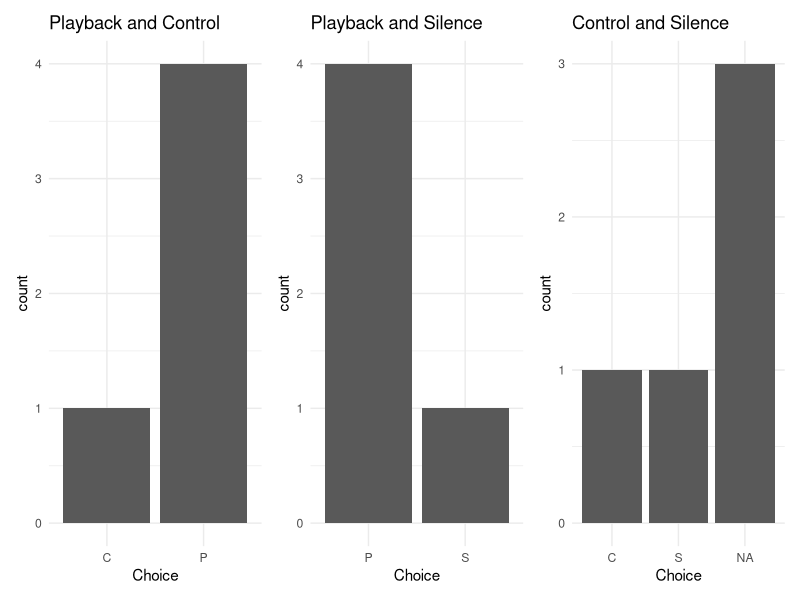
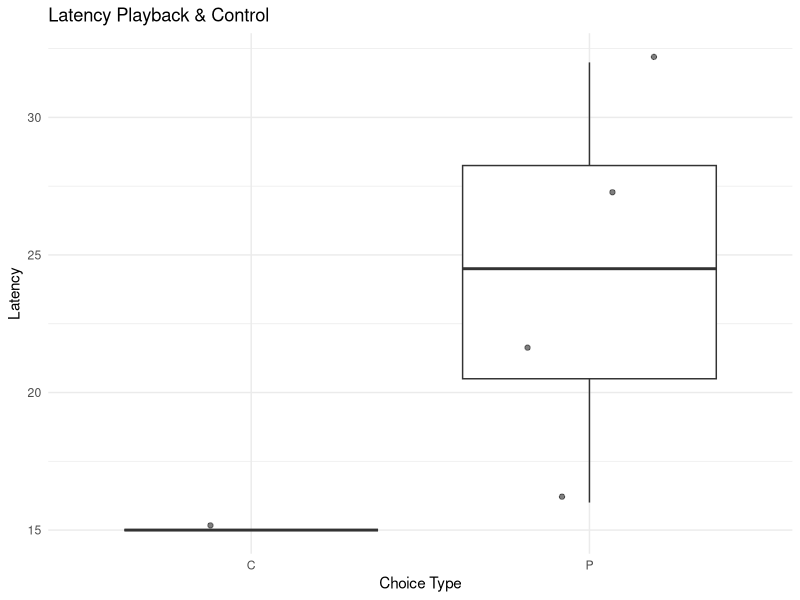
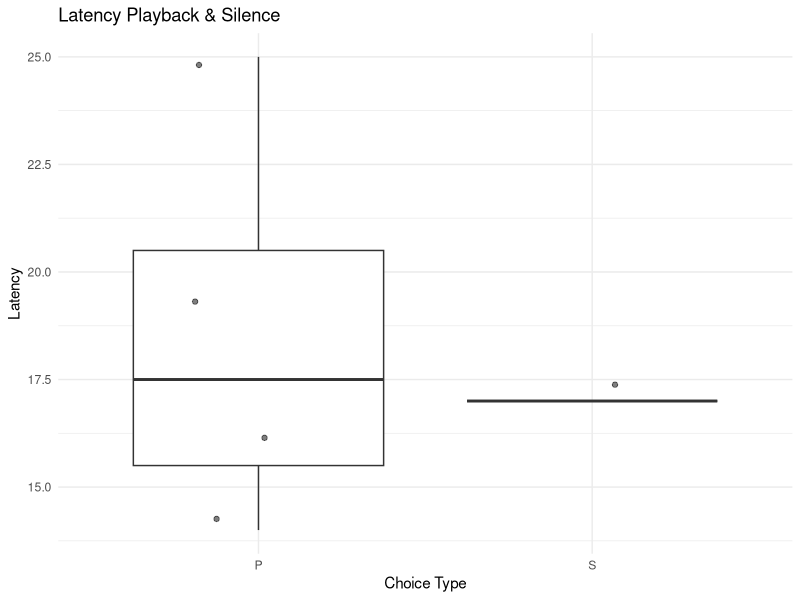
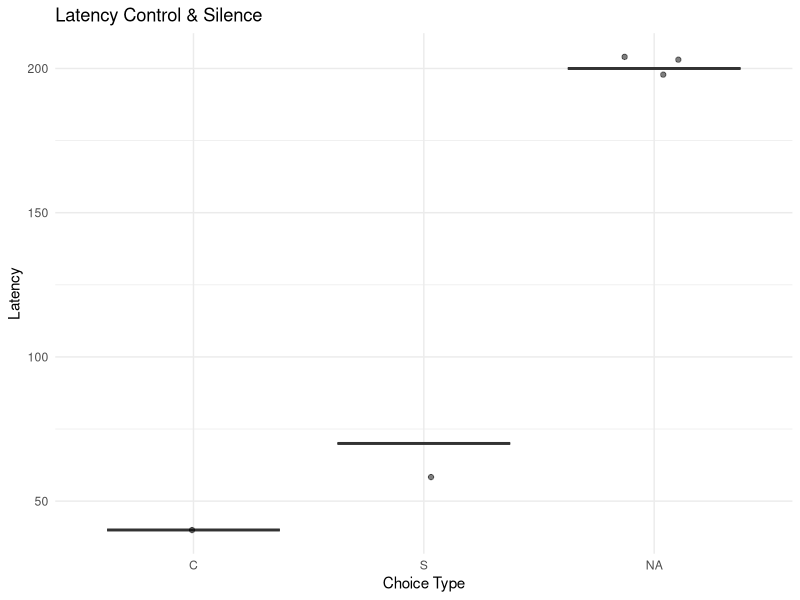
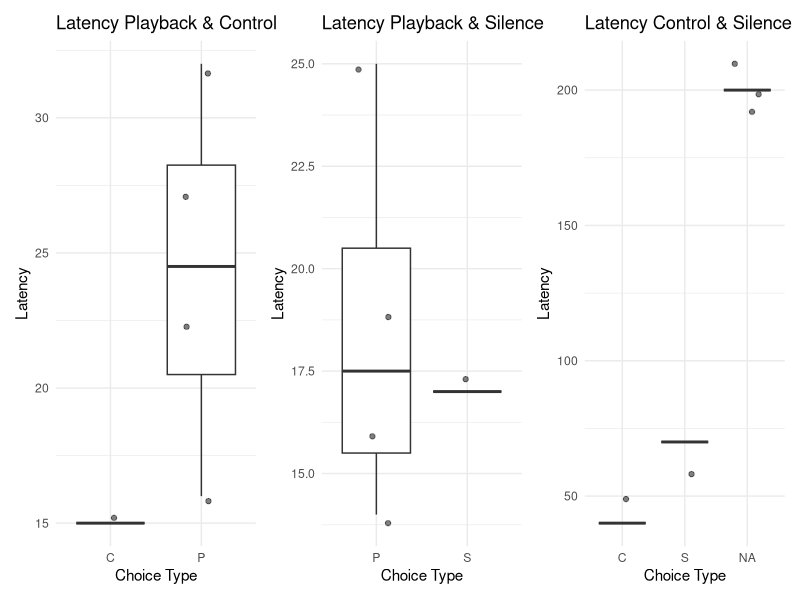

Reproduce these figures in R, in order.
## ---- chunk 1
setwd <-("C:/Users/15707/OneDrive/Desktop/Panama 2024/Data")
batpractice<-read.csv("May 20, 2024 Practice Data.csv")
head(batpractice)
## ---- chunk 2
library("ggplot2")
library("dplyr")
library("patchwork")
library("tidyverse")
## ---- chunk 3
# Filter out the  different tests (either the playback or the control) and make them new data frames 

# Playback & Control
PC <- batpractice %>%
  filter(Stimulus.A == "P" & Stumulus.B == "C")
PC

PC2 <- batpractice %>%
  filter(Stimulus.A == "C" & Stumulus.B == "P")

PC2
# bind them into a new data frame
PandC <- rbind(PC, PC2)
PandC

# Playback and Silence 
PS <- batpractice %>%
  filter(Stimulus.A == "P" & Stumulus.B == "S")
PS

PS2 <-batpractice %>%
  filter(Stimulus.A == "S" & Stumulus.B == "P")
PS2

PandS <-rbind(PS, PS2)
PandS

# Control and Silence 
CS <- batpractice %>%
  filter(Stimulus.A == "C" & Stumulus.B == "S")
CS

CS2<- batpractice %>%
  filter(Stimulus.A == "S" & Stumulus.B == "C")
CS2

CandS <-rbind(CS , CS2)
CandS
## ---- chunk 4
#  ----- FIGURES -----

# Bargraphs

plot1 <- ggplot(PandC, aes(x = Choice)) +
  geom_bar() +
  labs(title = "Playback and Control",
       x = "Choice") +
  theme_minimal()

plot2 <- ggplot(PandS, aes(x = Choice)) +
  geom_bar() +
  labs(title = "Playback and Silence",
       x = "Choice") +
  theme_minimal()

plot3 <- ggplot(CandS, aes(x = Choice)) +
  geom_bar() +
  labs(title = "Control and Silence",
       x = "Choice") +
  theme_minimal()


combined_plot <- plot1 + plot2 + plot3 # need "patchwork" library
combined_plot


# Latency
plotB1<-ggplot(PandC, aes(x = Choice, y = Latency)) + 
  geom_boxplot() +
   geom_jitter(width = 0.2, alpha = 0.5) +
  theme_minimal() +
  labs(title = "Latency Playback & Control",
       x = "Choice Type",
       y = "Latency")
plotB1

plotB2<-ggplot(PandS, aes(x = Choice, y = Latency)) + 
  geom_boxplot() +
  geom_jitter(width = 0.2, alpha = 0.5) +
  theme_minimal() +
  labs(title = "Latency Playback & Silence",
       x = "Choice Type",
       y = "Latency")
plotB2

plotB3<-ggplot(CandS, aes(x = Choice, y = Latency)) + 
  geom_boxplot() +
  geom_jitter(width = 0.2, alpha = 0.5) +
  theme_minimal() +
  labs(title = "Latency Control & Silence",
       x = "Choice Type",
       y = "Latency")
plotB3

combined_Bplots <- plotB1 + plotB2 + plotB3
combined_Bplots
## ---- chunk 5
# ----- STATS ----



# --  Binomial Tests -- 

# Playback and Control
PandC
PC_cleaned <-na.omit(PandC)
PCsuccess <-sum(PC_cleaned$Choice=="P")
PCfail <- sum(PC_cleaned$Choice=="C")

PCresults <- binom.test(PCsuccess,length(PC_cleaned$Choice), p=0.5, alternative= "two.sided") # might need to change "two sided" to "greater" or "less" 
PCresults

# Playback and Silence
PandS
PS_cleaned <-na.omit(PandS)
PSsuccess <-sum(PS_cleaned$Choice=="P")
PSfail <- sum(PS_cleaned$Choice=="S")

PSresults <- binom.test(PSsuccess,length(PS_cleaned$Choice), p=0.5, alternative= "two.sided") 
PSresults

# Control and Silence
CandS
CS_cleaned <-na.omit(CandS)
CSsuccess <-sum(CS_cleaned$Choice=="C")
CSfail <- sum(CS_cleaned$Choice=="S")

CSresults <- binom.test(CSsuccess,length(CS_cleaned$Choice), p=0.5, alternative= "two.sided") 
CSresults




# -- Latencies --

# PLayback and Control
latency_C <- PandC$Latency[PandC$Choice == 'C']
latency_P <- PandC$Latency[PandC$Choice == 'P']

PCresultB <- wilcox.test(latency_C, latency_P) # Mann Whitney U test
print(PCresultB)

# PLayback and Silence
latency_S <- PandS$Latency[PandS$Choice == 'S']
latency_P <- PandS$Latency[PandS$Choice == 'P']

PSresultB <- wilcox.test(latency_S, latency_P) # Mann Whitney U test
print(PSresultB)

# Control and Silence
latency_S <- CandS$Latency[CandS$Choice == 'S']
latency_C <- CandS$Latency[CandS$Choice == 'C']

CSresultB <- wilcox.test(latency_S, latency_C) # Mann Whitney U test
print(CSresultB)

